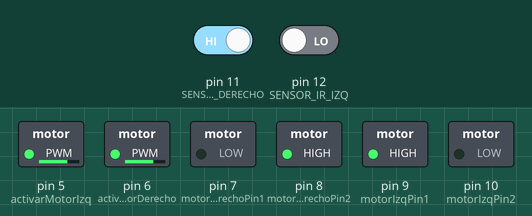
Simulated run of this sketch. Board: Arduino Uno, built with avr-gcc and run on an emulated ATmega328P. On the bench: switched loads named in the sketch (green lamp = pin HIGH). The test bench sets the inputs (shaded band); at power-on: pin 11 (SENSOR_IR_DERECHO) HIGH, pin 12 (SENSOR_IR_IZQ) LOW.

Above: at 1.2 s.
1.3 s: pin 11 (SENSOR_IR_DERECHO) driven LOW
At 2.4 s:
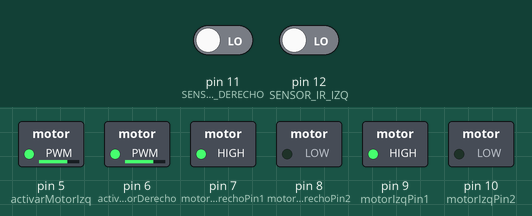
2.8 s: pin 12 (SENSOR_IR_IZQ) driven HIGH
At 3.5 s:
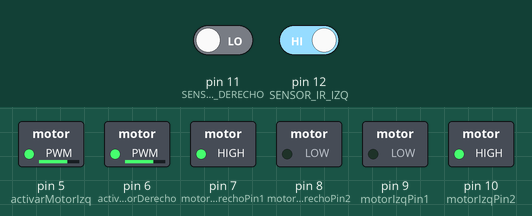
4.3 s: pin 11 (SENSOR_IR_DERECHO) driven HIGH
At 4.7 s:
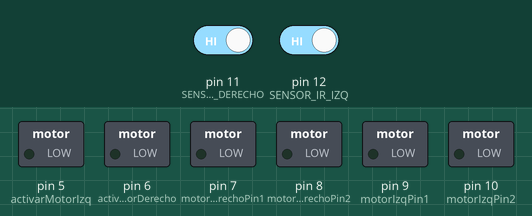
5.8 s: pin 12 (SENSOR_IR_IZQ) driven LOW
At 7.0 s:
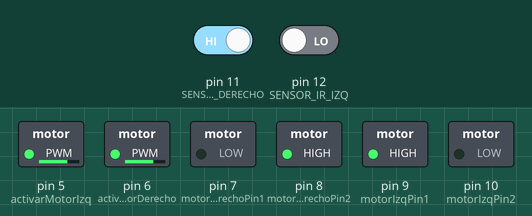
Timing chart, 0 to 8.3 s (numbered marks = the images above; inputs shaded):
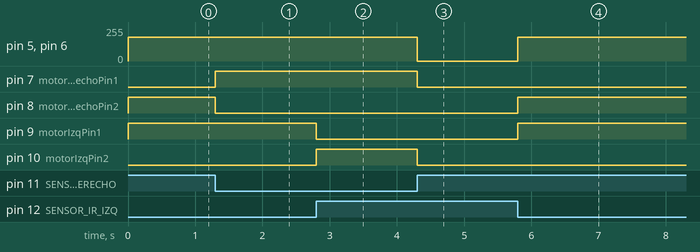

The sketch:

Seguidor-de-lineas.ino
```cpp
#define SENSOR_IR_DERECHO 11
#define SENSOR_IR_IZQ 12
#define VL_MOTOR 180

// MOTOR DERECHO
int activarMotorDerecho = 6;
int motorDerechoPin1 = 7;
int motorDerechoPin2 = 8;

// MOTOR IZQUIERDO
int activarMotorIzq = 5;
int motorIzqPin1 = 9;
int motorIzqPin2 = 10;

void setup()
{
    // The problem with TT gear motors is that, at very low pwm value it does not even rotate.
    // If we increase the PWM value then it rotates faster and our robot is not controlled in that speed and goes out of line.
    // For that we need to increase the frequency of analogWrite.
    // Below line is important to change the frequency of PWM signal on pin D5 and D6
    // Because of this, motor runs in controlled manner (lower speed) at high PWM value.
    // This sets frequecny as 7812.5 hz.
    TCCR0B = TCCR0B & B11111000 | B00000010;

    // put your setup code here, to run once:
    pinMode(activarMotorDerecho, OUTPUT);
    pinMode(motorDerechoPin1, OUTPUT);
    pinMode(motorDerechoPin2, OUTPUT);

    pinMode(activarMotorIzq, OUTPUT);
    pinMode(motorIzqPin1, OUTPUT);
    pinMode(motorIzqPin2, OUTPUT);

    pinMode(SENSOR_IR_DERECHO, INPUT);
    pinMode(SENSOR_IR_IZQ, INPUT);
    rotateMotor(0, 0);
}

void loop()
{

    int IRSensorDerValue = digitalRead(SENSOR_IR_DERECHO);
    int IRSensorIzqValue = digitalRead(SENSOR_IR_IZQ);

    // Si no detecta ninguno de los sensores lineas negras seguira recto
    if (IRSensorDerValue == LOW && IRSensorIzqValue == LOW)
    {
        rotateMotor(VL_MOTOR, VL_MOTOR);
    }
    // Si solo el sensor derecho detecta una linea negra, entonces girara a la derecha
    else if (IRSensorDerValue == HIGH && IRSensorIzqValue == LOW)
    {
        rotateMotor(-VL_MOTOR, VL_MOTOR);
    }
    // Si solo el sensor izquierdo detecta una linea negra, entonces girara a la izquierda
    else if (IRSensorDerValue == LOW && IRSensorIzqValue == HIGH)
    {
        rotateMotor(VL_MOTOR, -VL_MOTOR);
    }
    // Si ambos sensores detectan una linea negra se detendra
    else
    {
        rotateMotor(0, 0);
    }
}

void rotateMotor(int VelMotorDerecho, int VelMotorIzq)
{

    if (VelMotorDerecho < 0)
    {
        digitalWrite(motorDerechoPin1, LOW);
        digitalWrite(motorDerechoPin2, HIGH);
    }
    else if (VelMotorDerecho > 0)
    {
        digitalWrite(motorDerechoPin1, HIGH);
        digitalWrite(motorDerechoPin2, LOW);
    }
    else
    {
        digitalWrite(motorDerechoPin1, LOW);
        digitalWrite(motorDerechoPin2, LOW);
    }

    if (VelMotorIzq < 0)
    {
        digitalWrite(motorIzqPin1, LOW);
        digitalWrite(motorIzqPin2, HIGH);
    }
    else if (VelMotorIzq > 0)
    {
        digitalWrite(motorIzqPin1, HIGH);
        digitalWrite(motorIzqPin2, LOW);
    }
    else
    {
        digitalWrite(motorIzqPin1, LOW);
        digitalWrite(motorIzqPin2, LOW);
    }
    analogWrite(activarMotorDerecho, abs(VelMotorDerecho));
    analogWrite(activarMotorIzq, abs(VelMotorIzq));
}
```

Measured:
- after the input at 1.3 s, pin 7 (motorDerechoPin1): LOW → HIGH at once; pin 8 (motorDerechoPin2): HIGH → LOW at once
- after the input at 2.8 s, pin 9 (motorIzqPin1): HIGH → LOW at once; pin 10 (motorIzqPin2): LOW → HIGH at once
- after the input at 4.3 s, pin 5 (activarMotorIzq), pin 6 (activarMotorDerecho): 180/255 → 0/255 at once; pin 7 (motorDerechoPin1), pin 10 (motorIzqPin2): HIGH → LOW at once
- after the input at 5.8 s, pin 5 (activarMotorIzq), pin 6 (activarMotorDerecho): 0/255 → 180/255 at once; pin 8 (motorDerechoPin2), pin 9 (motorIzqPin1): LOW → HIGH at once
